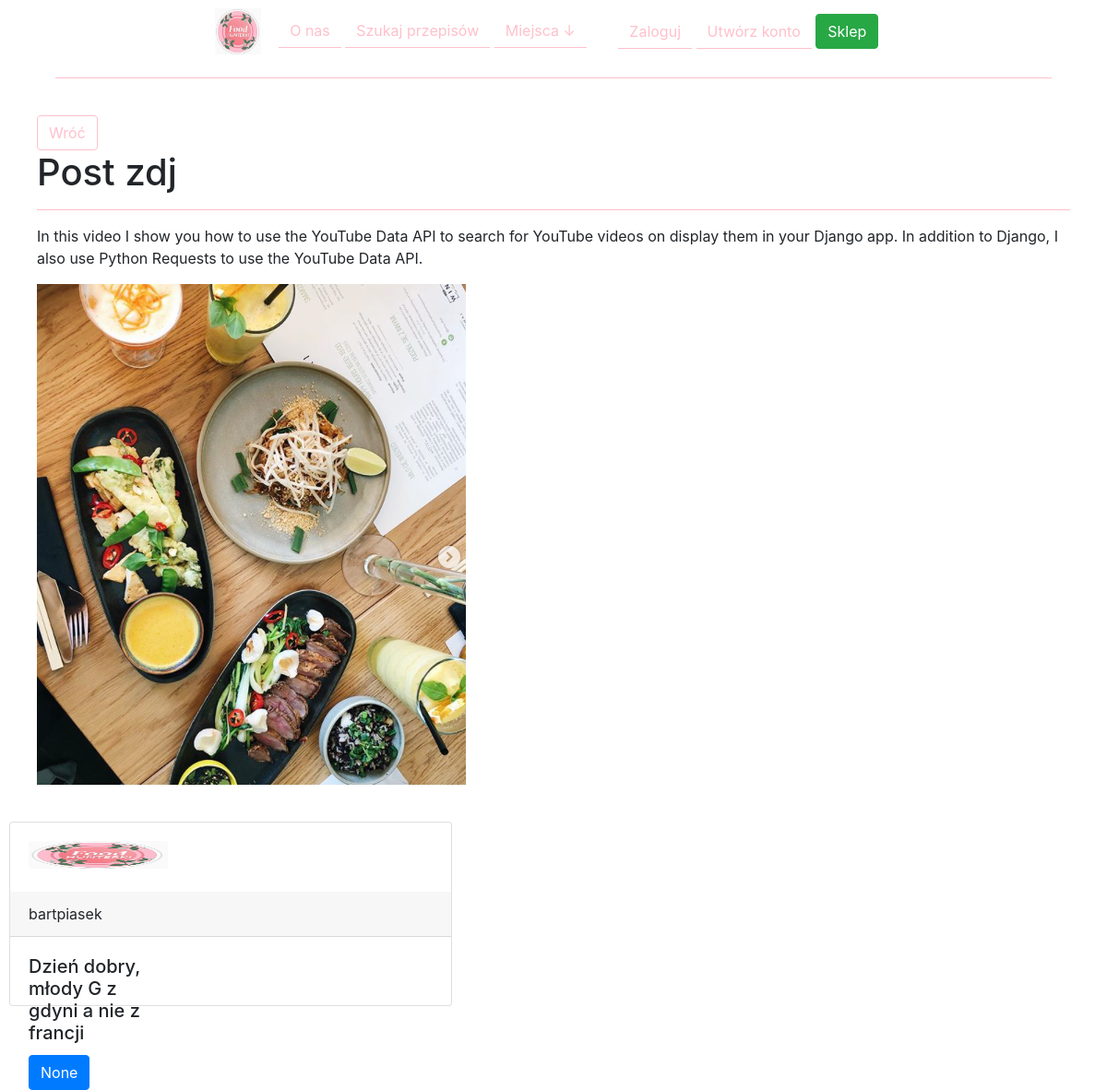
The app's page /home/post/9 with its own data.
### fhblog/models.py (models this page shows, shortened)
class Post(models.Model):
    title = models.CharField(max_length=100)
    content = RichTextField(blank=True, null=True)
    date_posted = models.DateTimeField(auto_now_add=True)
    author = models.ForeignKey(User, on_delete=models.CASCADE, null=True, blank=True)
    post_thumbnail_image = models.ImageField(upload_to='images/fhblog', max_length=None, null=True, blank=True)
    category = models.CharField(max_length=100, default='other')
    snippet = models.CharField(max_length=100, default='snippet')

class UserProfile(models.Model):
    user = models.OneToOneField(User, null=True, on_delete=models.CASCADE)
    bio = models.TextField(max_length=300)
    profilepicture = models.ImageField(upload_to='images/fhblog/profiles', max_length=None, null=True, blank=True)
    instalink = models.CharField(max_length=100, null=True, blank=True)

### fhblog/views.py (the view)
# urls.py: path('post/<int:pk>', PostDetailView.as_view(), name="post-detail"),
class PostDetailView(DetailView):
    model = Post
    template_name = 'fhblog/post_detail.html'
    def get_context_data(self, *args, **kwargs):
        cat_menu = Categories.objects.all()
        context = super(PostDetailView, self).get_context_data(*args, **kwargs)
        context['cat_menu'] = cat_menu
        return context

### fhblog/models.py (called while the page is built)
    def __str__(self):
        return self.cat_name

### fhblog/templates/fhblog/post_detail.html (shortened to what this page needs)
{% include "fhblog/base.html" %}
{% load static %}
{% block content %}
<div class="poststyle">
    <a class="btn btn-outline-light" href="{% url 'home' %}">Wróć</a>
    <h1>{{post.title}}</h1>
    <hr class="horizontal-line">
    {{post.content|safe}}
    <img src="{{ post.post_thumbnail_image.url }}">
</div>
  <div class="card">
  <div class="card-body">
    {% if post.author.profile.profilepicture %}
      <img src="{{ post.author.profile.profilepicture.url }}" class="card-img" alt="...">
    {% else %}
      <img src="{% static 'images/fhblog/profiles/fhlogo.png' %}" class="card-img" alt="...">
    {% endif %}
  </div>
  <div class="card-header">{{ post.author }}</div>
  <div class="card-body">
    <h5 class="card-title">{{ post.author.userprofile.bio }}</h5>
    <a href="#" class="btn btn-primary">{{ post.author.userprofile.instalink }}</a>
  </div>
</div>
{% endblock content %}

### static/css/main.css (style rules this page uses)
.horizontal-line { color: pink; border-color: pink; }
.btn.btn-outline-light { color:pink; border-color: pink; }
.poststyle { border-color:black; border-top: 1px; border-right: 1px; border-bottom: 1px; border-left: 1px; border-radius: 10px; margin: 20px; padding: 20px; }
.card-img { width: 30px; height: 30px; }
.card-body { width: 40%; height: 200px; }
.card { width: 40%; height: 200px; margin: 10px; }

### records on screen
Post: title "Post zdj", content "In this video I show you how to use the YouTube Data API to search for YouTube videos on display them in your Django app. In addition to Django, I also use Python Requests to use the YouTube Data API.", post_thumbnail_image (picture), author "bartpiasek", author.userprofile.bio "Dzień dobry, młody G z gdyni a nie z francji", author.userprofile.instalink "None"
